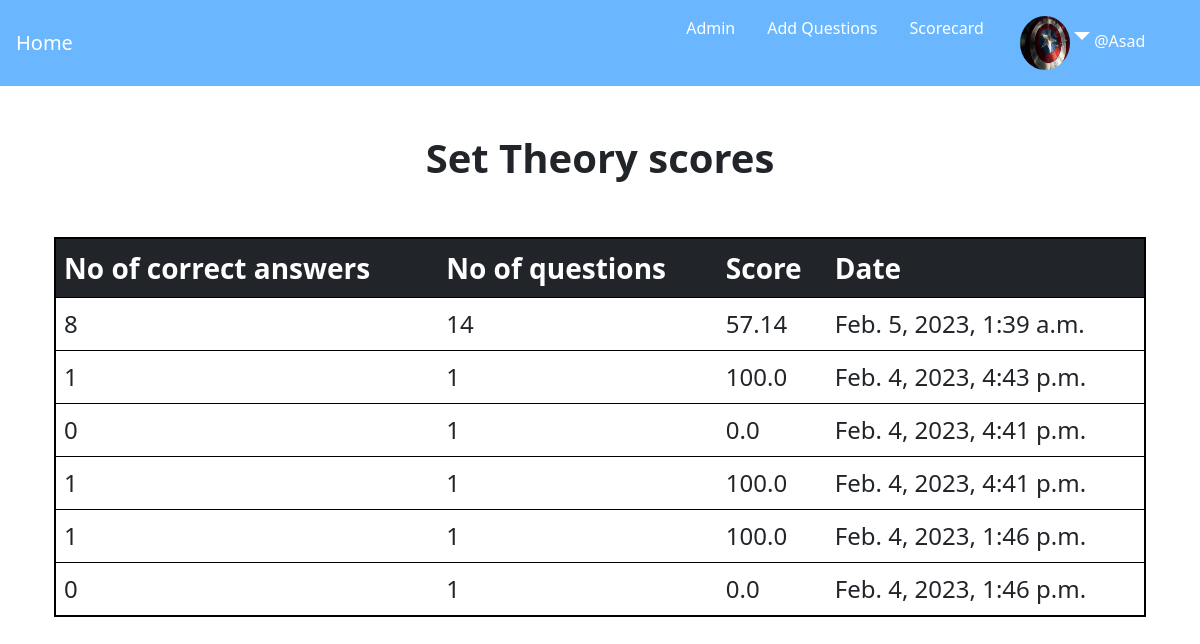
/view_scores/8/ (signed in), run on the app's committed database.
### quizapp/models.py (models this page shows, shortened)
class MyUser(AbstractUser):
    email = models.EmailField(unique = True, null = True)
    bio = models.TextField(
        default = 'Lorem ipsum dolor sit amet, consectetur adipiscing elit, sed do eiusmod tempor incididunt ut labore et dolore magna aliqua. Ut enim ad minim veniam, quis nostrud exercitation ullamco laboris nisi ut aliquip ex ea commodo consequat. Duis aute irure dolor in reprehenderit in voluptate velit esse cillum dolore eu fugiat nulla pariatur. Excepteur sint occaecat cupidatat non proident, sunt in culpa qui officia deserunt mollit anim id est laborum.'
    )
    avatar = models.ImageField(null = True, default = "captain-america.jpg", verbose_name = 'Profile pic')
    USERNAME_FIELD = 'email'
    REQUIRED_FIELDS = ['username']

class Subtopic(models.Model):
    topic = models.ForeignKey(Quiztopic, on_delete = models.CASCADE)
    sub_topic = models.CharField(unique = True, max_length = 100)
    def __str__(self) -> str:
        return self.sub_topic

class Score(models.Model):
    user = models.ForeignKey(MyUser, on_delete = models.CASCADE, null = True)
    sub_topic = models.ForeignKey(Subtopic, on_delete = models.CASCADE)
    date = models.DateTimeField(auto_now = True)
    no_of_correctanswers = models.IntegerField(default = 0)
    no_of_questions = models.IntegerField(default = 0)
    score = models.FloatField(default = 0)

### quizapp/views.py (the view)
# urls.py: path('view_scores/<str:pk>/', views.viewscores, name = 'viewscores'),
@login_required(login_url = 'loginuser')
def viewscores(request, pk):
    user = request.user
    sub = Subtopic.objects.get(id = pk)
    scores = user.score_set.filter(sub_topic = sub.id).order_by('-date')
    context = {'scores' : scores, 'sub_t' : sub}
    return render(request, 'quizapp/all_scores.html', context)

### quizapp/templates/quizapp/all_scores.html
{% extends 'main.html' %}
{% block content %}
    <div class="container">
        <h1 class="text-center fw-bolder mt-5">{{sub_t}} scores</h1>
        <table class="table table-score">
            <thead class="bg-dark text-white fs-3 fw-bolder">
                <tr>
                    <th scope="col">No of correct answers</th>
                    <th scope="col">No of questions</th>
                    <th scope="col">Score</th>
                    <th scope="col">Date</th>
                </tr>
            </thead>
            <tbody class="fs-4 table-body">
                {% for s in scores %}
                    <tr>
                        <td>{{s.no_of_correctanswers}}</td>
                        <td>{{s.no_of_questions}}</td>
                        <td>{{s.score}}</td>
                        <td>{{s.date}}</td>
                    </tr>
                {% endfor %}
            </tbody>
        </table>
    </div>
{% endblock %}

### templates/navbar.html (shortened to what this page needs)
<nav class="navbar navbar-expand-lg navbar-light nav-bg">
    <a class="navbar-brand px-3 text-white" href="{% url 'home' %}">Home</a>
    <div class="collapse navbar-collapse" id="navbarSupportedContent">
        <ul class="navbar-nav text-white nav-links">
            {% if request.user.is_superuser %}
                <li class="nav-item active px-2">
                    <a class="nav-link text-white" href="{% url 'home' %}admin">Admin</a>
                </li>
                <li class="nav-item active px-2">
                    <a class="nav-link text-white" href="{% url 'question-form' %}">Add Questions</a>
                </li>
            {% endif %}
            {% if request.user.is_authenticated %}
                <li class="nav-item active px-2">
                    <a class="nav-link text-white" href="{% url 'scorecard' %}">Scorecard</a>
                </li>
                <div class="pic-nav">
                    <img class="rounded-circle py-2" id="profile-pic" src="{{user.avatar.url}}" />
                    <span class="text-white fs-3 fw-bold dropdown-toggle" data-bs-toggle="dropdown" aria-expanded="false"></span>
                        @{{user.username}}
                </div>
            {% endif %}
        </ul>
    </div>
</nav>

### static/css/base.css (style rules this page uses)
.nav-bg { background-color: #6ab7ff; }
#profile-pic { height: 70px; width: 50px; }
.pic-nav { position: relative; padding-left: 20px; }
.nav-links { margin-left: auto; margin-right: 5%; }
a:link { text-decoration: none; }
.table-score { margin: 5% 0; border: 2px solid black; }
.table-body { font-weight: 500; }

### data on the page
MyUser: avatar (picture), username "Asad"
Subtopic: sub_topic "Set Theory"
Score: no_of_correctanswers "8", no_of_questions "14", score "57.14", date "Feb. 5, 2023, 1:39 a.m."
Score: no_of_correctanswers "1", no_of_questions "1", score "100.0", date "Feb. 4, 2023, 4:43 p.m."
Score: no_of_correctanswers "0", no_of_questions "1", score "0.0", date "Feb. 4, 2023, 4:41 p.m."
Score: no_of_correctanswers "1", no_of_questions "1", score "100.0", date "Feb. 4, 2023, 4:41 p.m."
Score: no_of_correctanswers "1", no_of_questions "1", score "100.0", date "Feb. 4, 2023, 1:46 p.m."
Score: no_of_correctanswers "0", no_of_questions "1", score "0.0", date "Feb. 4, 2023, 1:46 p.m."
